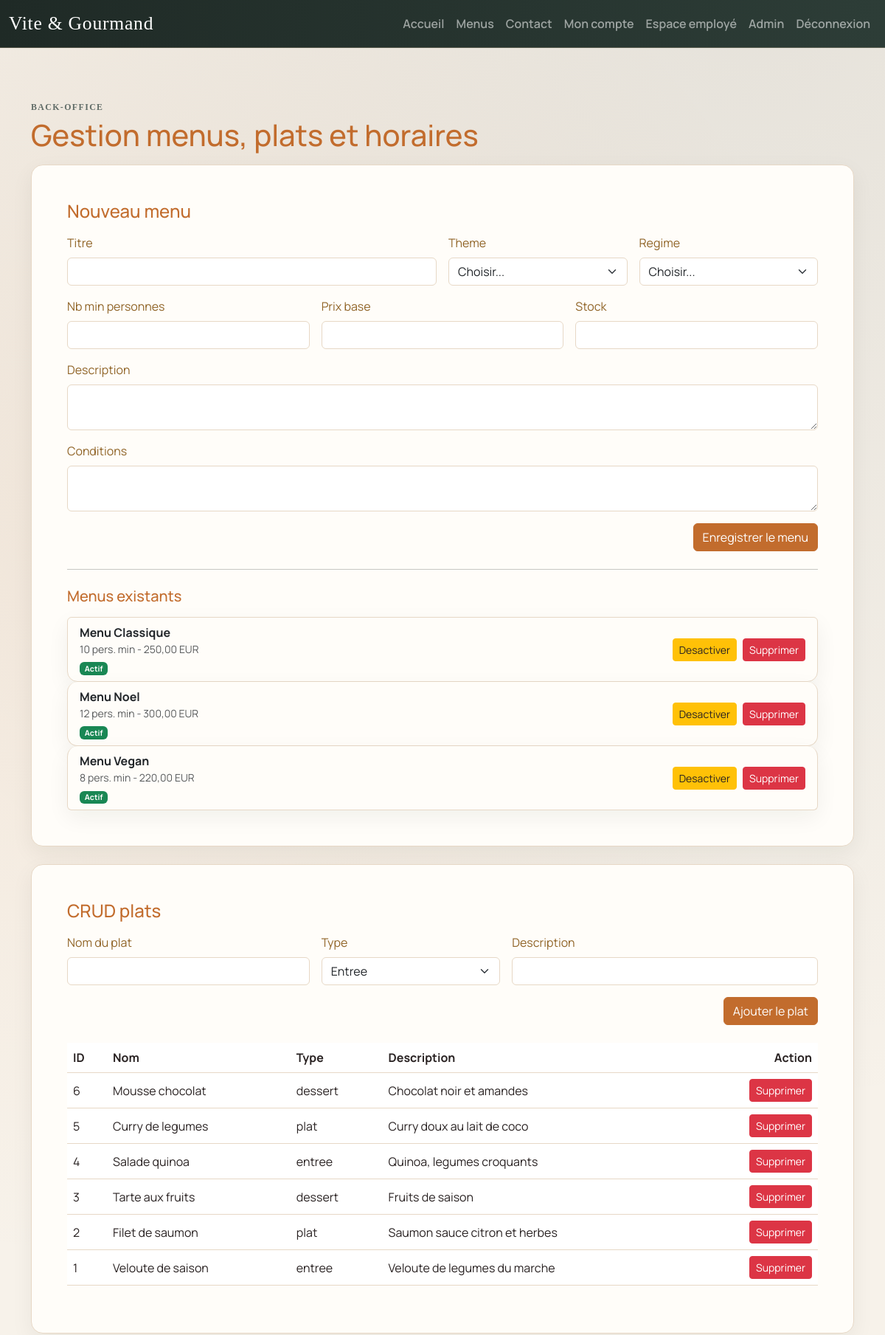
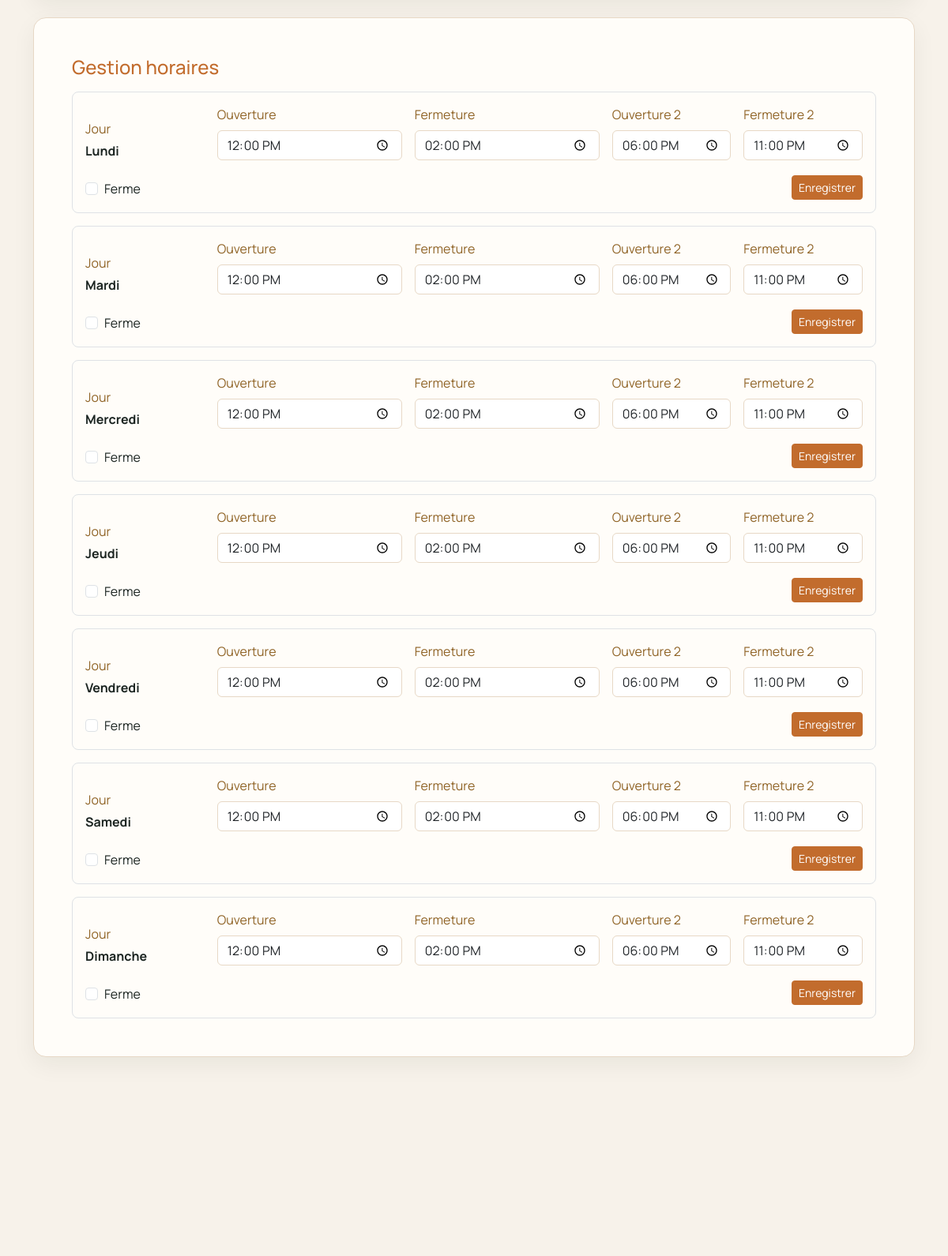
/employee/menus (signed in, upper part), run on the app's committed database (2 pictures, top to bottom).
### tables this page shows
CREATE TABLE menus (
  id INT AUTO_INCREMENT PRIMARY KEY,
  title VARCHAR(150) NOT NULL,
  description TEXT,
  theme_id INT NOT NULL,
  regime_id INT NOT NULL,
  min_people INT NOT NULL,
  base_price DECIMAL(10,2) NOT NULL,
  conditions_text TEXT,
  stock INT NOT NULL DEFAULT 0,
  is_active TINYINT(1) NOT NULL DEFAULT 1,
  created_at TIMESTAMP DEFAULT CURRENT_TIMESTAMP,
  updated_at TIMESTAMP DEFAULT CURRENT_TIMESTAMP ON UPDATE CURRENT_TIMESTAMP,
  FOREIGN KEY (theme_id) REFERENCES themes(id),
  FOREIGN KEY (regime_id) REFERENCES regimes(id)
);

CREATE TABLE dishes (
  id INT AUTO_INCREMENT PRIMARY KEY,
  name VARCHAR(150) NOT NULL,
  type ENUM('entree','plat','dessert') NOT NULL,
  description TEXT
);

CREATE TABLE schedules (
  id INT AUTO_INCREMENT PRIMARY KEY,
  day_of_week TINYINT NOT NULL,
  open_time TIME,
  close_time TIME,
  open_time2 TIME,
  close_time2 TIME,
  is_closed TINYINT(1) DEFAULT 0
);

### app/views/employee/menus.php (the view, shortened to what the rows shown need)
<?php
$dayLabels = [
  1 => 'Lundi',
  2 => 'Mardi',
  3 => 'Mercredi',
  4 => 'Jeudi',
  5 => 'Vendredi',
  6 => 'Samedi',
  7 => 'Dimanche',
];
?>
<div class="container py-4">
  <div class="d-flex flex-wrap justify-content-between align-items-end gap-3 mb-3">
    <div>
      <p class="eyebrow mb-1">Back-office</p>
      <h1 class="text-primary mb-0">Gestion menus, plats et horaires</h1>
    </div>
  </div>
  <section class="surface p-4 p-lg-5 mb-4">
    <h2 class="h4 text-primary mb-3">Nouveau menu</h2>
    <form method="post" action="/employee/menus" class="row g-3">
      <div class="col-md-6">
        <label class="form-label">Titre</label>
        <input type="text" name="title" class="form-control" required>
      </div>
      <div class="col-md-3">
        <label class="form-label">Theme</label>
        <select name="theme_id" class="form-select" required>
          <option value="">Choisir...</option>
        </select>
      </div>
      <div class="col-md-3">
        <label class="form-label">Regime</label>
        <select name="regime_id" class="form-select" required>
          <option value="">Choisir...</option>
        </select>
      </div>
      <div class="col-md-4">
        <label class="form-label">Nb min personnes</label>
        <input type="number" name="min_people" class="form-control" required min="1">
      </div>
      <div class="col-md-4">
        <label class="form-label">Prix base</label>
        <input type="number" step="0.01" name="base_price" class="form-control" required min="0.01">
      </div>
      <div class="col-md-4">
        <label class="form-label">Stock</label>
        <input type="number" name="stock" class="form-control" required min="0">
      </div>
      <div class="col-12">
        <label class="form-label">Description</label>
        <textarea name="description" class="form-control" rows="2"></textarea>
      </div>
      <div class="col-12">
        <label class="form-label">Conditions</label>
        <textarea name="conditions_text" class="form-control" rows="2"></textarea>
      </div>
      <div class="col-12 d-flex justify-content-end">
        <button class="btn btn-primary">Enregistrer le menu</button>
      </div>
    </form>
    <hr class="my-4">
    <h3 class="h5 text-primary mb-3">Menus existants</h3>
    <div class="list-group">
      <?php foreach ($menus as $menu): ?>
        <div class="list-group-item d-flex justify-content-between align-items-center gap-2 flex-wrap">
          <div>
            <strong><?php echo htmlspecialchars((string)$menu['title']); ?></strong>
            <div class="small text-muted">
              <?php echo (int)$menu['min_people']; ?> pers. min - <?php echo number_format((float)$menu['base_price'], 2, ',', ' '); ?> EUR
            </div>
            <div class="small mt-1">
              <?php if ((int)($menu['is_active'] ?? 1) === 1): ?>
                <span class="badge text-bg-success">Actif</span>
              <?php else: ?>
                <span class="badge text-bg-secondary">Desactive</span>
              <?php endif; ?>
            </div>
          </div>
          <div class="d-flex gap-2">
            <?php if ((int)($menu['is_active'] ?? 1) === 1): ?>
              <form method="post" action="/employee/menus/<?php echo (int)$menu['id']; ?>/deactivate" class="d-inline">
                <button class="btn btn-sm btn-warning">Desactiver</button>
              </form>
            <?php endif; ?>
            <form method="post" action="/employee/menus/<?php echo (int)$menu['id']; ?>/delete" class="d-inline">
              <button class="btn btn-sm btn-danger">Supprimer</button>
            </form>
          </div>
        </div>
      <?php endforeach; ?>
    </div>
  </section>
  <section class="surface p-4 p-lg-5 mb-4">
    <h2 class="h4 text-primary mb-3">CRUD plats</h2>
    <form method="post" action="/employee/dishes" class="row g-3 mb-4">
      <div class="col-md-4">
        <label class="form-label">Nom du plat</label>
        <input type="text" name="name" class="form-control" required>
      </div>
      <div class="col-md-3">
        <label class="form-label">Type</label>
        <select name="type" class="form-select" required>
          <option value="entree">Entree</option>
        </select>
      </div>
      <div class="col-md-5">
        <label class="form-label">Description</label>
        <input type="text" name="description" class="form-control">
      </div>
      <div class="col-12 d-flex justify-content-end">
        <button class="btn btn-primary">Ajouter le plat</button>
      </div>
    </form>
    <div class="table-responsive">
      <table class="table align-middle">
        <thead>
          <tr>
            <th>ID</th>
            <th>Nom</th>
            <th>Type</th>
            <th>Description</th>
            <th class="text-end">Action</th>
          </tr>
        </thead>
        <tbody>
          <?php foreach ($dishes as $dish): ?>
            <tr>
              <td><?php echo (int)$dish['id']; ?></td>
              <td><?php echo htmlspecialchars((string)$dish['name']); ?></td>
              <td><?php echo htmlspecialchars((string)$dish['type']); ?></td>
              <td><?php echo htmlspecialchars((string)($dish['description'] ?? '')); ?></td>
              <td class="text-end">
                <form method="post" action="/employee/dishes/<?php echo (int)$dish['id']; ?>/delete" class="d-inline">
                  <button class="btn btn-sm btn-danger">Supprimer</button>
                </form>
              </td>
            </tr>
          <?php endforeach; ?>
        </tbody>
      </table>
    </div>
  </section>
  <section class="surface p-4 p-lg-5">
    <h2 class="h4 text-primary mb-3">Gestion horaires</h2>
    <div class="row g-3">
      <?php foreach ($schedules as $schedule): ?>
        <div class="col-12">
          <form method="post" action="/employee/schedules" class="border rounded-3 p-3">
            <div class="row g-3 align-items-end">
              <div class="col-md-2">
                <label class="form-label mb-1">Jour</label>
                <div><strong><?php echo $dayLabels[(int)$schedule['day_of_week']] ?? 'Jour'; ?></strong></div>
              </div>
              <div class="col-md-3">
                <label class="form-label">Ouverture</label>
                <input type="time" name="open_time" class="form-control" value="<?php echo htmlspecialchars((string)substr((string)($schedule['open_time'] ?? ''), 0, 5)); ?>">
              </div>
              <div class="col-md-3">
                <label class="form-label">Fermeture</label>
                <input type="time" name="close_time" class="form-control" value="<?php echo htmlspecialchars((string)substr((string)($schedule['close_time'] ?? ''), 0, 5)); ?>">
              </div>
              <div class="col-md-2">
                <label class="form-label">Ouverture 2</label>
                <input type="time" name="open_time2" class="form-control" value="<?php echo htmlspecialchars((string)substr((string)($schedule['open_time2'] ?? ''), 0, 5)); ?>">
              </div>
              <div class="col-md-2">
                <label class="form-label">Fermeture 2</label>
                <input type="time" name="close_time2" class="form-control" value="<?php echo htmlspecialchars((string)substr((string)($schedule['close_time2'] ?? ''), 0, 5)); ?>">
              </div>
              <div class="col-md-2">
                <div class="form-check mt-2">
                  <input class="form-check-input" type="checkbox" name="is_closed" value="1" <?php echo (int)$schedule['is_closed'] === 1 ? 'checked' : ''; ?>>
                  <label class="form-check-label">Ferme</label>
                </div>
              </div>
              <div class="col-md-10 text-md-end">
                <button class="btn btn-sm btn-primary">Enregistrer</button>
              </div>
            </div>
          </form>
        </div>
      <?php endforeach; ?>
    </div>
  </section>
</div>

### app/Router.php (shortened to what the rows shown need)
<?php
final class Router
{
    private array $routes = [];
    private function add(string $method, string $pattern, array $handler): void
    {
        $regex = $this->patternToRegex($pattern);
        $this->routes[] = [$method, $pattern, $regex, $handler];
    }
    public function dispatch(string $method, string $uri): void
    {
        $path = parse_url($uri, PHP_URL_PATH) ?? '/';
        foreach ($this->routes as [$routeMethod, $pattern, $regex, $handler]) {
            if ($routeMethod !== $method) {
                continue;
            }
            if (preg_match($regex, $path, $matches)) {
                $params = array_filter(
                    $matches,
                    fn($k) => is_string($k),
                    ARRAY_FILTER_USE_KEY
                );
                [$class, $action] = $handler;
                $controller = new $class();
                $controller->$action(...array_values($params));
                return;
            }
        }
    }
    private function patternToRegex(string $pattern): string
    {
        $pattern = rtrim($pattern, '/');
        if ($pattern === '') {
            $pattern = '/';
        }
        $regex = preg_replace('/\{(\w+)\}/', '(?P<$1>[^/]+)', $pattern);
        return '#^' . $regex . '/?$#';
    }
}

### data on the page
menus: title "Menu Classique", min_people "10", base_price "250,00", is_active "Actif"
menus: title "Menu Noel", min_people "12", base_price "300,00", is_active "Actif"
menus: title "Menu Vegan", min_people "8", base_price "220,00", is_active "Actif"
dishes: id "6", name "Mousse chocolat", type "dessert", description "Chocolat noir et amandes"
dishes: id "5", name "Curry de legumes", type "plat", description "Curry doux au lait de coco"
dishes: id "4", name "Salade quinoa", type "entree", description "Quinoa, legumes croquants"
dishes: id "3", name "Tarte aux fruits", type "dessert", description "Fruits de saison"
dishes: id "2", name "Filet de saumon", type "plat", description "Saumon sauce citron et herbes"
dishes: id "1", name "Veloute de saison", type "entree", description "Veloute de legumes du marche"
schedules: day_of_week "Lundi", open_time "12:00", close_time "14:00", open_time2 "18:00", close_time2 "23:00"
schedules: day_of_week "Mardi", open_time "12:00", close_time "14:00", open_time2 "18:00", close_time2 "23:00"
schedules: day_of_week "Mercredi", open_time "12:00", close_time "14:00", open_time2 "18:00", close_time2 "23:00"
schedules: day_of_week "Jeudi", open_time "12:00", close_time "14:00", open_time2 "18:00", close_time2 "23:00"
schedules: day_of_week "Vendredi", open_time "12:00", close_time "14:00", open_time2 "18:00", close_time2 "23:00"
schedules: day_of_week "Samedi", open_time "12:00", close_time "14:00", open_time2 "18:00", close_time2 "23:00"
schedules: day_of_week "Dimanche", open_time "12:00", close_time "14:00", open_time2 "18:00", close_time2 "23:00"
